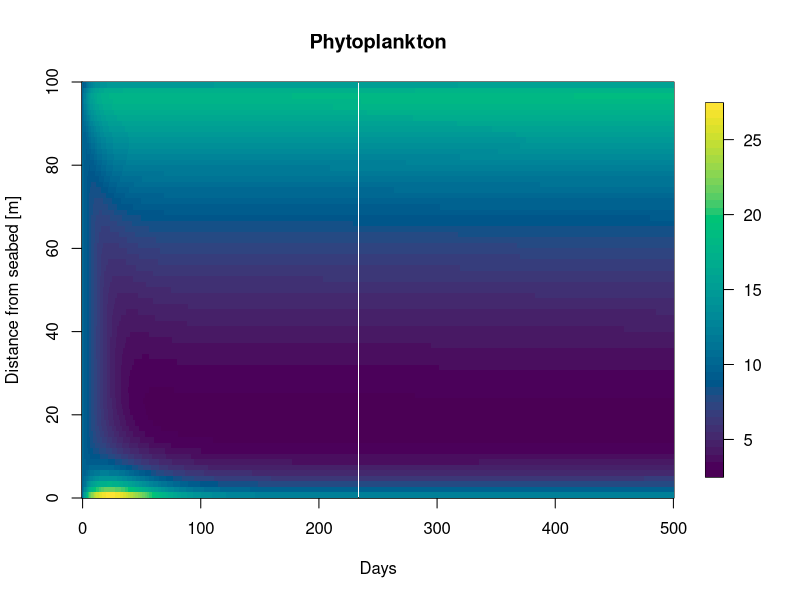
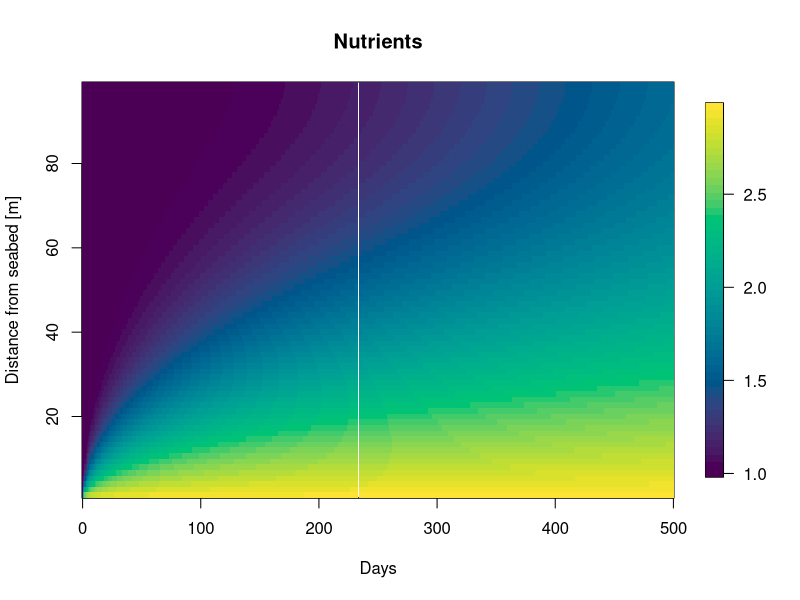
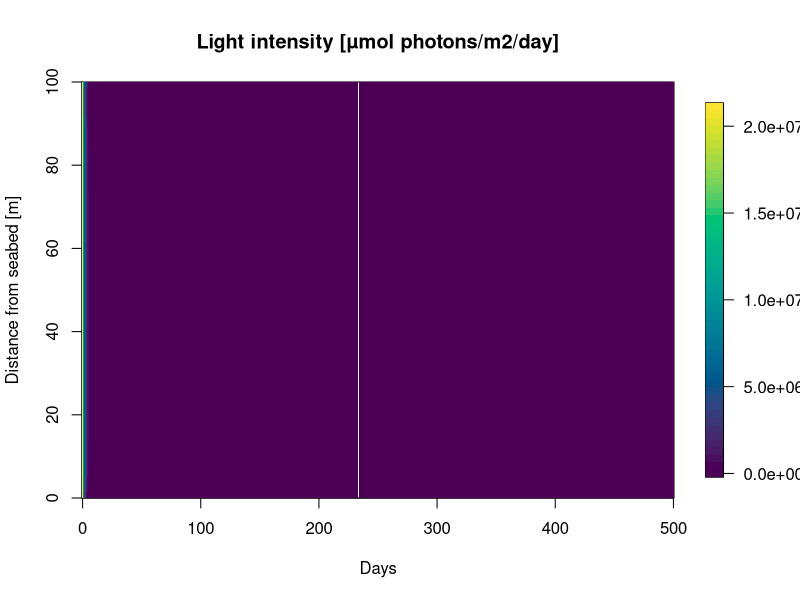
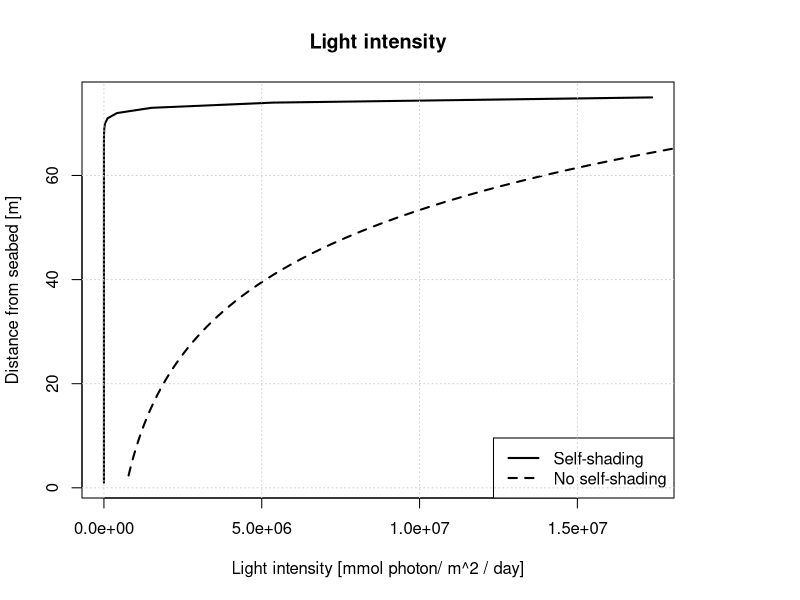
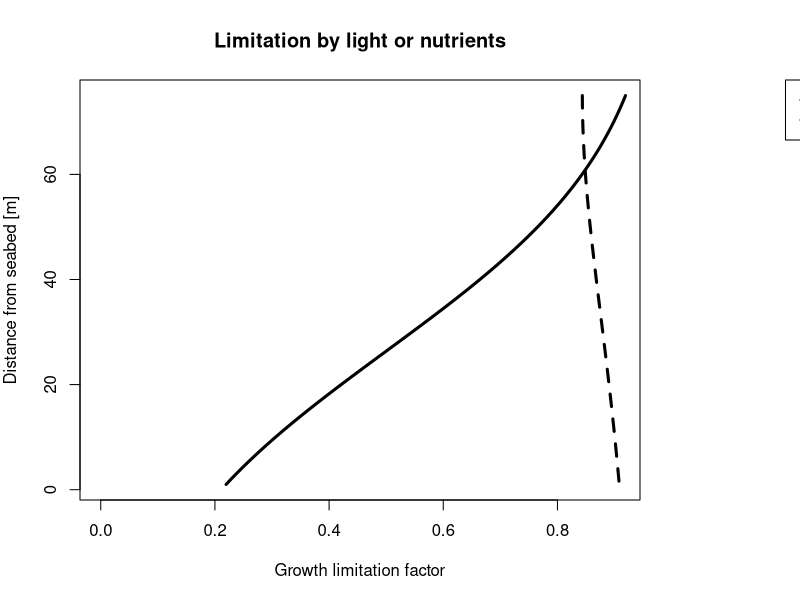
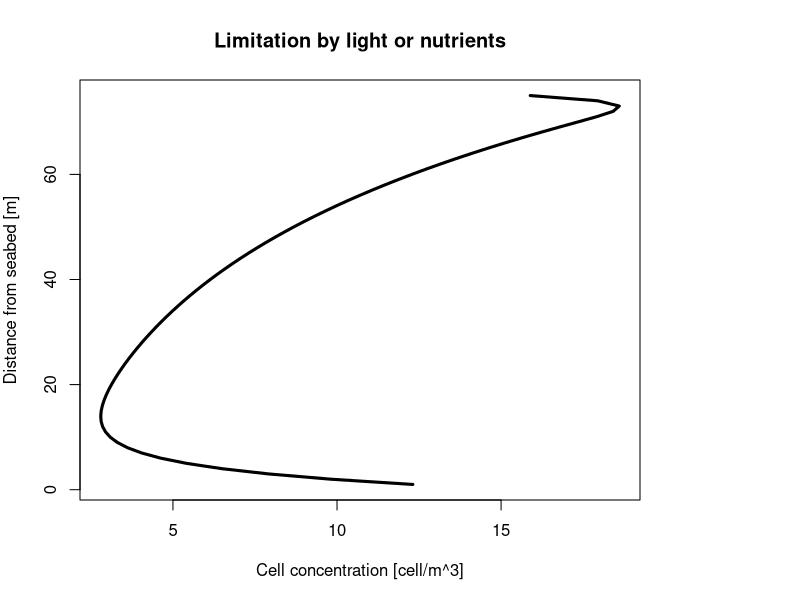

The R script that drew these images, in order: (Note: this script raises an error after producing the figures.)
#' ---
#' title: Nutrient in the water column
#' author: Léa Krejci
#' date: 12 February 2024
#' ---

#### Packages ####
library(deSolve)
library(fields)

##### Parameters ####
# D <- 5 #[m^2/day]
# Iin <- 350 * 60 * 60 * 24 #[µmol photons /m^2 /day]
# kw <- 0.2 #[/m]
# kp <- 15e-7 #[m^2 / cell]
# m <- 0.01 * 24 #[/day]
# u <- 0.96 #[/day]
# depth <- 100 #[m]
# deltaZ <- 2.5 #[m]
# param.n <- depth/deltaZ
# gmax <- 0.04 * 24
# H.L <- 30 * 60 * 60 *24 # [µmol photons / m^2 / day]
# H.N <- 0.0425 # [mmol nutrient / m^3]
# Nb <- 5 # [mmol nutrient / m^3]
# yield <- 1e-9 # [mmol nutrient / cell]

# leonor's parameters
# n <- 100
# d <- 100
# param.deltaZ <- d/n
# t <- 100
# param.u <- 0.04
# param.D <- 5
# z <- c()
# param.kw <- 0.2
# param.kp <- 15*10^(-7)
# param.Iin <- 350
# param.HI <- 30
# param.gmax <-0.04
# param.m <- 0.01
# param.HN <- 0.0425
# param.Nb <- 47.5
# param.yield <- 10^(-9)


# # these parameters work
# n <- 75
# d <- 100 #[m]
# param.deltaZ <- d/n #[m]
# t <- 300
# param.u <- 0.042 * 24 #[m/day]
# param.D <- 43.2 #[m^2/day]
# z <- c()
# param.kw <- 0.2 #[/m]
# param.kp <- 15e-12 #[m^2 / cell]
# param.Iin <- 350 * 60 * 60 * 24 #[µmol photons /m^2 /day]
# param.HI <- 30 * 60 * 60 *24 # [µmol photons / m^2 / day]
# param.gmax <- 0.04 * 24 #[/day]
# param.m <- 0.01 * 24 #[/day]
# param.HN <- 0.0425 # [mmol nutrient / m^3]
# param.Nb <- 5 # [mmol nutrient / m^3]
# param.yield <- 1e-9 # [mmol nutrient / cell]

# new parameters in mmol.N
n <- 75
d <- 100 #[m]
param.deltaZ <- d/n #[m]
t <- 300
param.u <- 0.042 * 24 #[m/day]
param.D <- 5 #[m^2/day]
z <- c()
param.kw <-  0.0375 #[/m]
param.kp <-  0.05 #[m^2 / mmol.N]
param.Iin <- 350 * 60 * 60 * 24 #[µmol photons /m^2 /day]
param.HI <- 30 * 60 * 60 *24 # [µmol photons / m^2 / day]
param.gmax <- 0.5 #[/day]
param.m <-  0.03 #[/day]
param.HN <-  0.3 # [mmol.N / m^3]
param.Nb <- 3 # [mmol.N / m^3]
param.yield <- 1e-9 # [mmol nutrient / cell]
param.gamma <- 1.5 # [m^3 /mmol N / day]
param.w <- 15 # [m/day]
param.rem <- 0.1 # [/day]

params <- list(param.D = param.D , param.Iin = param.Iin, param.kw = 0.2, param.kp = param.kp,
                param.m = param.m, param.u = param.u, d = d, param.deltaZ = param.deltaZ, n = n,
               param.gmax = param.gmax, param.HI = param.HI, param.HN = param.HN)

no.shading <- list(param.D = param.D , param.Iin = param.Iin, param.kw = 0.2, param.kp = 0,
               param.m = param.m, param.u = param.u, d = d, param.deltaZ = param.deltaZ, n = n,
               param.gmax = param.gmax, param.HI = param.HI, param.HN = param.HN)


##### Set up grid ####
z = seq(param.deltaZ/2, by = param.deltaZ, to = d)

##### Initial conditions #####
phi <- rep(10,n) # set up phi0
#phi[10] <- 1000

N <- rep(1,n) # set up N0

P <- phi[1]

Y.init <- c(phi,N)

# set up light intensity
#leonor
lightloss = function (P, param){
  integral = cumsum((param.kw + param.kp*P)*param.deltaZ) - 0.5*param.deltaZ*(param.kw + param.kp*P)
  I <- param.Iin*exp(- integral)
  
  return(I)
}

lightloss(P, params)

##### Derivative function #####
# leonor
derivative = function(t, Y, params) {
  
  phi <- Y[1:n]
  N <- Y[(n+1):(2*n)]
  
  Ja <- rep(0, n+1)
  Jd <- rep(0, n+1)
  JN <- rep(0,n+1)
  
  for(i in 2:n){
    Ja[i] <- param.u*phi[i-1]
    Jd[i] <- -param.D*(phi[i]-phi[i-1])/param.deltaZ
    JN[i] <- -param.D*(N[i]-N[i-1])/param.deltaZ 
  }
  
  #Boundary conditions  
  Ja[1] <- 0
  Ja[n+1] <- 0
  Jd[1] <- 0
  Jd[n+1] <- 0
  JN[n+1] <- -param.D*(param.Nb-N[n])/param.deltaZ
  JN[1] <- 0
  
  J <- Ja + Jd 
  
  dphi_dt <- seq (1,n,1)
  dN_dt <- seq (1,n,1)
  
  # calculate growth rate
  I = lightloss(phi, params)
  growth.L <- I / (param.HI + I)
  growth.N <- N / (param.HN + N)
  
  growth <- param.gmax * pmin(growth.L, growth.N) - param.m
  
  
  for (i in 1:n){
    dphi_dt[i] <- growth[i]*phi[i] - (J[i+1]- J[i])/param.deltaZ
    dN_dt[i] <- -param.yield*growth[i]*phi[i] - (JN[i+1]- JN[i])/param.deltaZ
  }
  
  return( list(c(dphi_dt, dN_dt)) )
}

times <- seq(0,500,1)  

derivative.out <- ode(Y.init, times, derivative, parms = params)

phi.out <- derivative.out[,2:(n+1)]
N.out <- derivative.out[,(n+2):(2*n+1)]

# plots 
image.plot(x = times, y = z, phi.out[,ncol(phi.out):1],
           ylab = "Distance from seabed [m]", xlab = "Days", col = hcl.colors(50, "viridis"),
           main = "Phytoplankton")
#
image.plot(x = times, y = z, N.out[,ncol(N.out):2],
           ylab = "Distance from seabed [m]", xlab = "Days", col = hcl.colors(50, "viridis"),
           main = "Nutrients")

# plot light as a function of depth
light <- sapply(seq_len(ncol(phi.out)), function(i) lightloss(phi.out[, i], param))

image.plot(x = times, y = z, light[,ncol(light):1],
           ylab = "Distance from seabed [m]", xlab = "Days", col = hcl.colors(50, "viridis"),
           main = "Light intensity [µmol photons/m2/day]")

plot(x = lightloss(phi.out[nrow(phi.out),], params), y = n:1, type = "l", main = "Light intensity",
     ylab = "Distance from seabed [m]", xlab = "Light intensity [mmol photon/ m^2 / day]",
     pch = 3, lwd = 2)
param.kp <- 0
lines(x = lightloss(phi.out[nrow(phi.out),],no.shading), y = n:1, type = "l", lty = 2, lwd = 2)
legend("bottomright", legend = c("Self-shading", "No self-shading"), lty = c(1,2), lwd = 2)
param.kp <- 15e-12 #[m^2 / cell]
grid()

# plot light and nutrient limitation as a function of depth
growth.lim.L <- lightloss(phi.out[nrow(phi.out),]) / (param.HI + lightloss(phi.out[nrow(phi.out),]))
growth.lim.N <- N.out[nrow(N.out),] / (param.HN + N.out[nrow(N.out),])


par(mar=c(5, 4, 4, 8), xpd=TRUE) # adds space next to the plot so we can put a legend there
plot(x = growth.lim.L, y = n:1, type = "l", xlim = c(0, max(growth.lim.N)),
     main = "Limitation by light or nutrients", ylab = "Distance from seabed [m]",
     xlab = "Growth limitation factor", lwd = 3)
lines(x = growth.lim.N, y = n:1, type = "l", lwd = 3, lty = 2)
legend("topright", inset=c(-0.5, 0), legend = c("Light", "Nutrients"), lty = c(1,2), lwd = 2)

plot(x = phi.out[nrow(phi.out),], y = n:1, type = "l",
     main = "Limitation by light or nutrients", ylab = "Distance from seabed [m]",
     xlab = "Cell concentration [cell/m^3]", lwd = 3)


# sensitivity analysis

# find depth of maximum phytoplankton concentration
find.max <- function(phi, params){
  phi.max <- max(phi)
  depth.max <- (which.max.matrix(phi))[2]*param.deltaZ + 0.5 * param.deltaZ
  return(c(phi.max, depth.max))
}

find.max(phi.out,params)

plot(y = find.max(phi.out, params)[1], x = kp )

# loop over different kp values
for (i in 1:10){
  param.kp <- (0.0)
}



# alternative approach
# light <- lightloss(phi.out[,1])
# for (i in 2:ncol(phi.out)){
#   new_light <- lightloss(phi.out[,i])
#   light <- cbind(light, new_light)
# }
